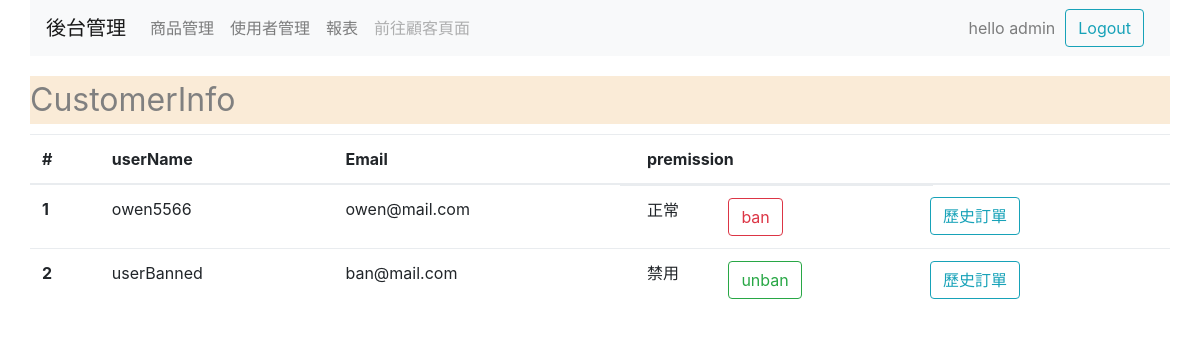
The app's page /admin/userManage.php (signed in) with its own data.
### tables this page shows
CREATE TABLE `userTable` (
  `uId` int(11) NOT NULL AUTO_INCREMENT,
  `uName` varchar(20) NOT NULL,
  `uPass` varchar(20) NOT NULL,
  `uMail` varchar(50) NOT NULL,
  `uPermission` enum('0','1','2') DEFAULT '2',
  `uOrderIdx` int(11) NOT NULL DEFAULT '0',
  PRIMARY KEY (`uId`)
);

### admin/userManage.php (the view, shortened to what this page needs)
<?php
    require_once("../newPDO.php");
    $result = $db->query("select * from userTable");
    while($row = $result->fetch()){
        $userArray[]=$row;
    }
?>
<!DOCTYPE html>
<html lang="en">
<head>
    <link rel="stylesheet" href="../bootstrap4/bootstrap.min.css">
</head>
<body>
    <div class="container">
    <?php require("header.php")?>
      <div class="row" style="margin-top: 20px;">
        <div class = "col" >
          <div style="font-size: xx-large;color: grey ;margin-bottom: 10px;background-color: antiquewhite;">CustomerInfo</div>
      <table class="table ">
        <thead>
            <tr>
            <th scope="col">#</th>
            <th scope="col">userName</th>
            <th scope="col">Email</th>
            <th scope="col">premission</th>
            <th scope="col"></th>
            </tr>
        </thead>
        <tbody>
            <?php foreach($userArray as $array){?>
            <tr>
            <th scope="row"><?=$array["uId"]?></th>
            <td><?=$array["uName"]?></td>
            <td><?=$array["uMail"]?></td>
            <td class= "row"><div class = "col-4 data"><?php switch($array["uPermission"]){
              case 0:
                echo "禁用";
              break;
              case 1:
                echo "正常";
              break;
              break;}
            ?></div>
            <form method="POST">
              <?php if($array["uPermission"]!="0"){?>
              <input type = "submit" id = "btnEdit" name = "editPermission" class="btn btn-outline-danger" style="" value="ban"></input>
              <?php }else{?>
              <input type = "submit" id = "btnEdit" name = "active" class="btn btn-outline-success" style="" value="unban"></input>
              <?php } ?>
            </form>
          </td>
              <td><a href="customerOrders.php?cId=<?= $array["uId"]?>&cName=<?=$array["uName"]?>" target="blank"><button class = "btn btn-outline-info">歷史訂單</button></a></td>
            </tr>
            <?php }?>
        </tbody>
        </table>
    </div>
</body>
</html>

### admin/userManage.php (style rules this page uses)
.btn { margin-right: 10px; }

### records on screen
usertable: uId "1", uName "owen5566", uMail "owen@mail.com", uPermission "正常"
usertable: uId "2", uName "userBanned", uMail "ban@mail.com", uPermission "禁用"

### other values on screen
$userName "admin"
